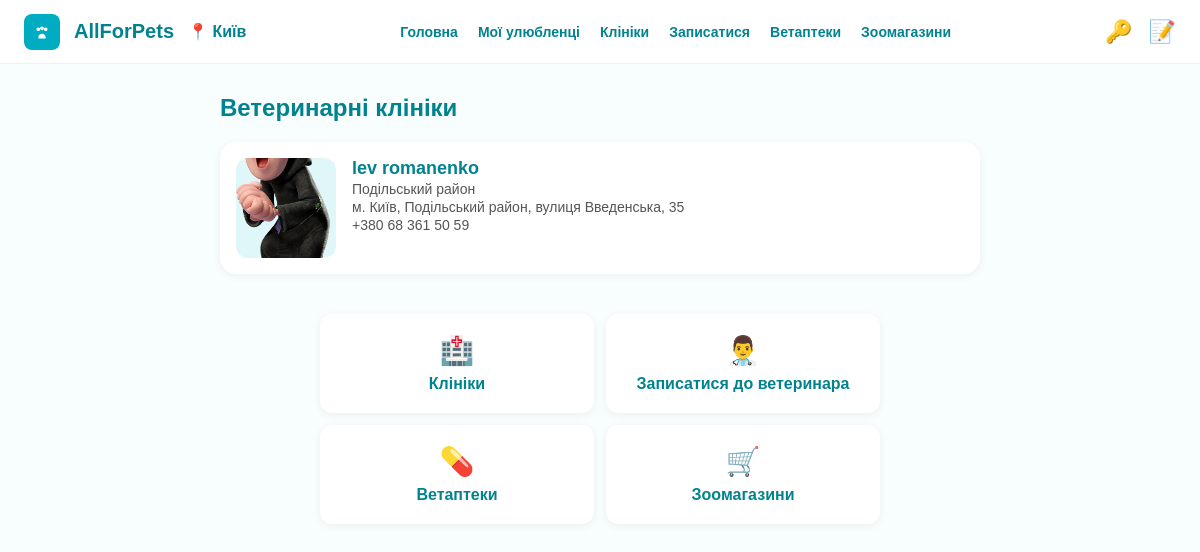
/clinics, run on the app's committed database.
### main.py (models this page shows)
class Clinic(Base):
    __tablename__ = "clinics"
    id = Column(Integer, primary_key=True, index=True)
    owner_id = Column(Integer, ForeignKey("users.id"), nullable=True)
    name = Column(String, nullable=False)
    address = Column(String, nullable=True)
    district = Column(String, nullable=True)
    street = Column(String, nullable=True)
    house = Column(String, nullable=True)
    photo = Column(String, nullable=True)
    phone = Column(String, nullable=True)
    owner_phone = Column(String, nullable=True)
    email = Column(String, nullable=True)
    description = Column(Text, nullable=True)
    work_hours = Column(String, nullable=True)
    is_24h = Column(Boolean, default=False)
    has_online_booking = Column(Boolean, default=False)
    show_vets = Column(Boolean, default=True)
    status = Column(String, default="pending")
    documents = Column(String, nullable=True)
    terms_accepted = Column(Boolean, default=False)
    created_at = Column(DateTime, default=datetime.utcnow)
    owner = relationship("User", back_populates="owned_clinics")
    vets = relationship("Vet", back_populates="clinic")

### main.py (the view)
@app.get("/clinics", response_class=HTMLResponse)
async def clinics_page(request: Request, db: Session = Depends(get_db)):
    user = get_current_user(request, db)
    approved = db.query(Clinic).filter(Clinic.status == "approved").all()
    my_clinic = None
    if user:
        my_clinic = db.query(Clinic).filter(Clinic.owner_id == user.id).first()
    return templates.TemplateResponse(request, "clinics.html", {"user": user, "clinics": approved, "my_clinic": my_clinic})

### templates/clinics.html (shortened to what this page needs)
<!DOCTYPE html>
<html lang="uk">
<head>
</head>
<body>
    <div class="topbar">
        <div class="left-part">
            <div class="logo-paw">
                <svg width="22" height="22" viewBox="0 0 24 24" fill="white">
                    <path d="M12 10c1.1 0 2-.9 2-2s-.9-2-2-2-2 .9-2 2 .9 2 2 2zm-4 1c1.1 0 2-.9 2-2s-.9-2-2-2-2 .9-2 2 .9 2 2 2zm8 0c1.1 0 2-.9 2-2s-.9-2-2-2-2 .9-2 2 .9 2 2 2zm-4 3c-2.2 0-4 1.8-4 4v1h8v-1c0-2.2-1.8-4-4-4z"/>
                </svg>
            </div>
            <div class="app-name">AllForPets</div>
            <div class="city">📍 Київ</div>
        </div>
        <div class="nav-top">
            <a href="/">Головна</a>
            <a href="/pets">Мої улюбленці</a>
            <a href="/clinics">Клініки</a>
            <a href="/search">Записатися</a>
            <a href="/pharmacies">Ветаптеки</a>
            <a href="#">Зоомагазини</a>
        </div>
        <div class="right-part">
            {% if user %}
            <a href="/settings" class="icon-btn">⚙️</a>
            <a href="/logout" class="icon-btn">🚪</a>
            {% else %}
            <a href="/login" class="icon-btn">🔑</a>
            <a href="/register" class="icon-btn">📝</a>
            {% endif %}
        </div>
    </div>
    <div class="container">
        <h2>Ветеринарні клініки</h2>
        {% if clinics %}
            {% for c in clinics %}
            <a href="/clinics/{{ c.id }}" class="clinic-card">
                {% if c.photo %}<img src="{{ c.photo }}" alt="">{% else %}<div style="width:100px;height:100px;border-radius:12px;background:#e0f7fa;display:flex;align-items:center;justify-content:center;font-size:32px;">🏥</div>{% endif %}
                <div class="clinic-info">
                    <div class="clinic-name">{{ c.name }}</div>
                    {% if c.district %}<div class="meta">{{ c.district }} район</div>{% endif %}
                    {% if c.address %}<div class="meta">{{ c.address }}</div>{% endif %}
                    {% if c.phone %}<div class="meta">{{ c.phone }}</div>{% endif %}
                </div>
            </a>
            {% endfor %}
        {% else %}
            <p>Клінік поки немає.</p>
        {% endif %}
    </div>
    <div class="quick-links">
        <a href="/clinics" class="quick-link"><span>🏥</span>Клініки</a>
        <a href="/search" class="quick-link"><span>👨‍⚕️</span>Записатися до ветеринара</a>
        <a href="/pharmacies" class="quick-link"><span>💊</span>Ветаптеки</a>
        <a href="#" class="quick-link"><span>🛒</span>Зоомагазини</a>
    </div>
</body>
</html>

### templates/clinics.html (style rules this page uses)
* { box-sizing: border-box; margin: 0; padding: 0; }
body { font-family: Arial, sans-serif; background: #f8fdfd; color: #333; }
.topbar { position: sticky; top: 0; z-index: 100; background: white; border-bottom: 1px solid #e0f7fa; display: flex; align-items: center; justify-content: space-between; padding: 12px 24px; height: 64px; }
.left-part { display: flex; align-items: center; gap: 14px; }
.logo-paw { width: 36px; height: 36px; background: #00acc1; border-radius: 8px; display: flex; align-items: center; justify-content: center; }
.app-name { font-size: 20px; font-weight: 700; color: #00838f; }
.city { display: flex; align-items: center; gap: 6px; color: #00838f; font-weight: 600; }
.right-part { display: flex; align-items: center; gap: 16px; }
.icon-btn { background: none; border: none; cursor: pointer; font-size: 22px; color: #00838f; text-decoration: none; }
.nav-top { display: flex; gap: 20px; align-items: center; }
.nav-top a { color: #00838f; text-decoration: none; font-weight: 600; font-size: 14px; }
.container { max-width: 800px; margin: 30px auto; padding: 0 20px; }
h2 { color: #00838f; margin-bottom: 20px; }
.clinic-card { background: white; border-radius: 16px; padding: 16px; margin-bottom: 12px; box-shadow: 0 2px 8px rgba(0,0,0,0.06); display: flex; gap: 16px; text-decoration: none; color: inherit; }
.clinic-card img { width: 100px; height: 100px; border-radius: 12px; object-fit: cover; background: #e0f7fa; }
.clinic-info { flex: 1; }
.clinic-name { font-size: 18px; font-weight: 700; color: #00838f; }
.meta { font-size: 14px; color: #555; margin: 2px 0; }
.quick-links { display: grid; grid-template-columns: repeat(2, 1fr); gap: 12px; max-width: 600px; margin: 40px auto; padding: 0 20px; }
.quick-link { background: white; border-radius: 12px; padding: 20px; text-align: center; text-decoration: none; color: #00838f; box-shadow: 0 2px 8px rgba(0,0,0,0.06); font-weight: 600; }
.quick-link span { font-size: 28px; display: block; margin-bottom: 8px; }

### data on the page
Clinic: photo (picture), name "lev romanenko", district "Подільський", address "м. Київ, Подільський район, вулиця Введенська, 35", phone "+380 68 361 50 59"
